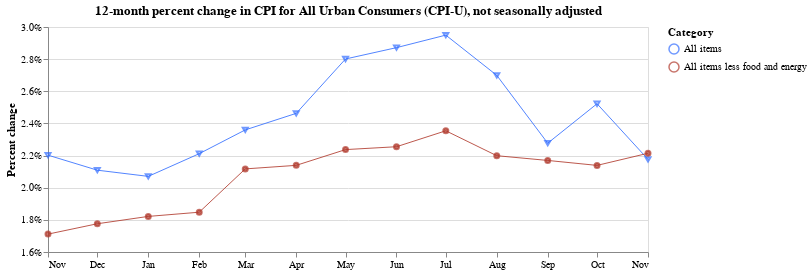

Notebook source saved alongside this figure:
### Code cell
base = alt.Chart(
    two_cats,
    title="12-month percent change in CPI for All Urban Consumers (CPI-U), not seasonally adjusted"
).encode(
    x=alt.X(
        "date:T",
        timeUnit="utcyearmonth",
        axis=alt.Axis(
            title=None,
            labelAngle=0,
            grid=False,
            format="%b"
        )
    ),
    y=alt.Y(
        "pct_change:Q",
        axis=alt.Axis(title="Percent change", format='%'),
        scale=alt.Scale(domain=[0.016, 0.03])
    ),
    color=alt.Color(
        "series_items_name:N",
        legend=alt.Legend(title="Category"),
        scale=alt.Scale(range=["#336EFF", "#B03A2E",])
    )
)

line = base.mark_line(strokeWidth=0.85)
exes = base.transform_filter(alt.datum.series_items_name == 'All items').mark_point(shape="triangle-down", size=25)
points = base.transform_filter(alt.datum.series_items_name == 'All items less food and energy').mark_point(size=25, fill="#B03A2E")

(line + exes + points).properties(width=600, height=225)
